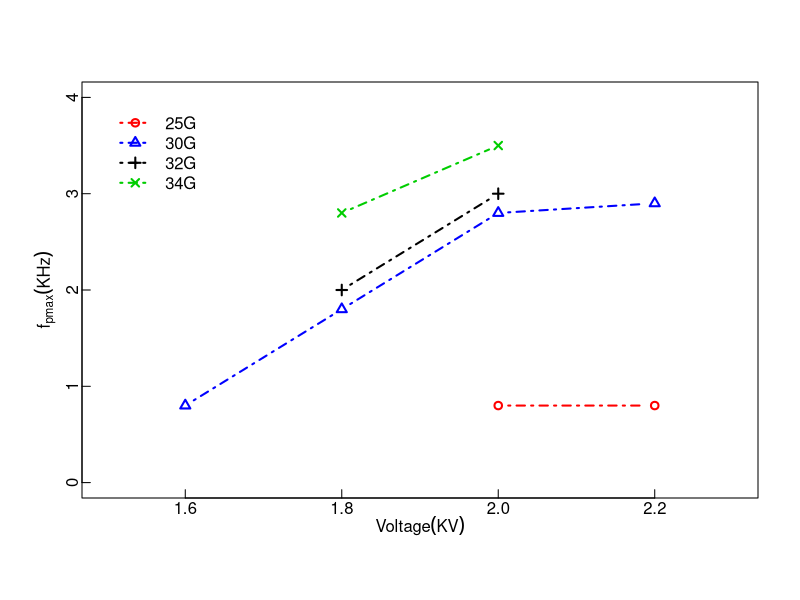

The R script that drew this image:



#25G
x1<-c(2,2.2)
y1<-c(0.8,0.8)
#30G
x2<-c(1.6,1.8,2,2.2)
y2<-c(0.8,1.8,2.8,2.9)
#32G
x3<-c(1.8,2)
y3<-c(2.8,3.5)
#34G
x4<-c(1.8,2)
y4<-c(2,3)

plot(x1,y1, xlab = expression(Voltage(KV)),
     ylab=expression(f["pmax"](KHz)),mgp=c(1.1, 0, 0),tck=0.02,
     xlim=c(1.5,2.3),ylim=c(0,4),col=0)

#barplot(data,width=0.5,space=0.3,col=mycolor,names.arg=c("20mm/s","50mm/s","100mm/s","150mm/s"),xlab = expression(italic(U["x"]) (mm/s)), ylab = expression(italic(S["d"])(um)),xlim = c(0, 3), ylim=c(0,200))

lines(x1,y1,col="red",type="b",pch=1,lwd=2,lty=4)
lines(x2,y2,col="blue",type="b",pch=2,lwd=2,lty=4)
lines(x4,y4,col="black",type="b",pch=3,lwd=2,lty=4)
lines(x3,y3,col="green3",type="b",pch=4,lwd=2,lty=4)

name<-c("25G","30G","32G","34G")
legend("topleft",name,col=c("red","blue","black","green3"),pch=c(1,2,3,4),lwd=2,lty=4,inset=.05,bty="n")